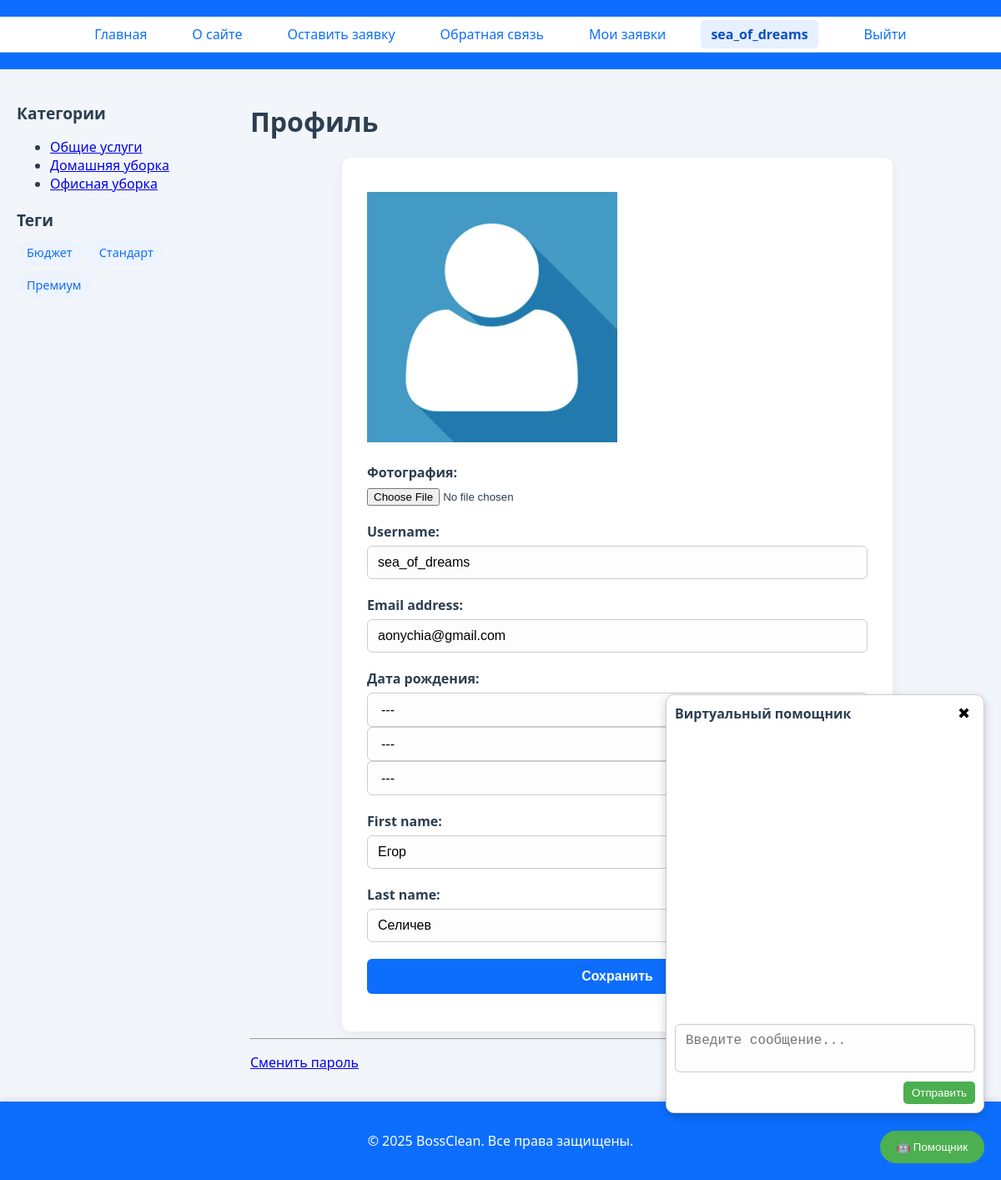
/users/profile/ (signed in), run on the app's committed database.
### users/models.py (models this page shows)
class User(AbstractUser):
    photo = models.ImageField(upload_to="users/%Y/%m/%d/", blank=True, null=True, verbose_name="Фотография")
    date_birth = models.DateField(blank=True, null=True, verbose_name="Дата рождения")
    class Meta:
        verbose_name = 'Пользователь'
        verbose_name_plural = 'Пользователи'

### places/models.py (models this page shows, shortened)
class ServiceCategory(models.Model):
    name = models.CharField(max_length=100, verbose_name='Название категории')
    slug = models.SlugField(unique=True, verbose_name='URL')
    def get_absolute_url(self):
        return reverse('category', kwargs={'cat_slug': self.slug})
    class Meta:
        verbose_name = 'Категория'
        verbose_name_plural = 'Категории'

class TagService(models.Model):
    tag = models.CharField(max_length=100, db_index=True, verbose_name="Название тега")
    slug = models.SlugField(max_length=255, unique=True, db_index=True, verbose_name="URL")
    def get_absolute_url(self):
        return reverse('tag', kwargs={'tag_slug': self.slug})

### users/views.py (the view, shortened to what this page needs)
# urls.py: path('profile/', views.ProfileUser.as_view(), name='profile'),
class ProfileUser(LoginRequiredMixin, UpdateView):
    model = get_user_model()
    form_class = ProfileUserForm
    template_name = 'users/profile.html'
    extra_context = {'title': "Профиль пользователя", 'default_image': settings.DEFAULT_USER_IMAGE}
    def get_object(self, queryset=None):
        return self.request.user

### users/forms.py
class ProfileUserForm(forms.ModelForm):
    class Meta:
        model = get_user_model()
        fields = ['photo', 'username', 'email', 'date_birth', 'first_name', 'last_name']
        widgets = {
            'date_birth': forms.SelectDateWidget(
                years=range(datetime.date.today().year - 100, datetime.date.today().year - 5)
            )
        }

### places/templatetags/cleaning_tags.py (called while the page is built)
@register.inclusion_tag('places/list_categories.html')
def show_categories(cat_selected=0):
    cats = ServiceCategory.objects.all()
    return {"cats": cats, "cat_selected": cat_selected}

@register.inclusion_tag('places/includes/tag_block.html')
def show_all_tags():
    return {"tags": TagService.objects.all()}

### users/context_processors.py (called while the page is built)
def get_main_menu(request):
    return {'mainmenu': menu}

### users/templates/users/profile.html (shortened to what this page needs)
{% extends 'base.html' %}
{% block content %}
<h1>Профиль</h1>
<form method="post" enctype="multipart/form-data">
   {% if user.photo %}
       <p><img src="{{ user.photo.url }}" width="300">
   {% else %}
       <p><img src="{{ default_image }}" width="300">
   {% endif %}
  {% for f in form %}
    <p><label class="form-label" for="{{ f.id_for_label }}">{{ f.label }}:</label> {{ f }}</p>
  {% endfor %}
  <p><button type="submit">Сохранить</button></p>
</form>
    <hr>
<p><a href="{% url 'users:password_change' %}">Сменить пароль</a></p>
{% endblock %}

### places/templates/base.html (shortened to what this page needs)
<!DOCTYPE html>
<html lang="ru">
<head>
    {% load static %}
    {% load cleaning_tags %}
    <link rel="stylesheet" href="{% static 'places/css/styles.css' %}">
</head>
<body>
    <div class="wrapper">
        <header>
            <nav  class="main-menu">
                <ul>
                    {% for m in mainmenu %}
                        <li class="{% if m.url_name == active_page %}selected{% endif %}">
                            <a href="{% url m.url_name %}">{{ m.title }}</a>
                        </li>
                    {% endfor %}
                    {% if user.is_authenticated %}
                        <li class="last {% if request.path == '/my_orders/' %}selected{% endif %}">
                            <a href="{% url 'my_orders' %}">Мои заявки</a>
                        </li>
                        <li class="last {% if request.path == '/users/profile/' %}selected{% endif %}">
                            <a href="{% url 'users:profile' %}">{{ user.username }}</a> |
                        </li>
                        <li class="last">
                            <a href="{% url 'users:logout' %}">Выйти</a>
                          </li>
                    {% endif %}
                </ul>
            </nav>
        </header>
        <div class="main-layout">
            <aside class="sidebar">
                <h3>Категории</h3>
                {% show_categories cat_selected %}
                <h3>Теги</h3>
                {% show_all_tags %}
            </aside>
            <main class="content">
                {% block content %}{% endblock %}
            </main>
        </div>
    </div>
    <footer>
        <p>&copy; 2025 BossClean. Все права защищены.</p>
    </footer>
    {% include "places/includes/yandexgpt.html" %}
</body>
</html>

### places/templates/places/list_categories.html
<ul class="category-list">
    {% for cat in cats %}
        {% if cat.id == cat_selected %}
            <li class="selected">{{ cat.name }}</li>
        {% else %}
            <li><a href="{{ cat.get_absolute_url }}">{{ cat.name }}</a></li>
        {% endif %}
    {% endfor %}
</ul>

### places/templates/places/includes/tag_block.html
{% if tags %}
<div class="tags">
    {% for t in tags %}
        <a href="{{ t.get_absolute_url }}" class="tag">{{ t.tag }}</a>
    {% endfor %}
</div>
{% endif %}

### places/static/places/css/styles.css (style rules this page uses)
html, body { font-family: 'Segoe UI', sans-serif; background-color: #f2f6fa; color: #2c3e50; height: 100%; margin: 0; padding: 0; }
.wrapper { min-height: 100%; display: flex; flex-direction: column; }
.main-layout { flex: 1; display: flex; padding: 20px; }
header { background-color: #0d6efd; color: white; padding: 20px 0; text-align: center; }
nav { background-color: #ffffff; border-bottom: 1px solid #ddd; }
nav ul { display: flex; justify-content: center; flex-wrap: wrap; list-style: none; margin: 0; padding: 10px 0; }
nav ul li { margin: 0 15px; }
nav ul li a { color: #0d6efd; font-size: 1rem; padding: 6px 12px; text-decoration: none; border-radius: 5px; transition: background-color 0.2s; }
nav ul li.selected a { font-weight: bold; background-color: #e6f0ff; color: #084fc7; }
footer { background-color: #0d6efd; color: white; text-align: center; padding: 20px 0; font-size: 1rem; box-shadow: 0 -2px 8px rgba(0, 0, 0, 0.1); }
.main-layout { display: flex; gap: 30px; padding: 20px; flex-wrap: wrap; }
.sidebar { flex: 0 0 250px; }
.content { flex: 1; }
.sidebar h3 { font-size: 1.2rem; margin-bottom: 10px; }
.tags { display: flex; flex-wrap: wrap; gap: 8px; margin-top: 10px; }
.tag { background-color: #edf4ff; color: #0d6efd; padding: 6px 12px; border-radius: 20px; font-size: 0.9rem; text-decoration: none; transition: background-color 0.3s; }
form { max-width: 600px; margin: 0 auto; background-color: #ffffff; border-radius: 10px; padding: 25px 30px; box-shadow: 0 4px 16px rgba(0, 0, 0, 0.06); }
form p { margin-bottom: 20px; }
label.form-label { display: block; margin-bottom: 6px; font-weight: 600; color: #2c3e50; }
input[type="text"], input[type="email"], input[type="date"], select, textarea { width: 100%; padding: 10px 12px; font-size: 1rem; border: 1px solid #ccc; border-radius: 6px; background-color: #fdfdfd; box-sizing: border-box; transition: border-color 0.3s; }
button[type="submit"] { width: 100%; padding: 12px; background-color: #0d6efd; border: none; color: white; font-weight: bold; font-size: 1rem; border-radius: 6px; cursor: pointer; transition: background-color 0.3s ease; }

### data on the page
User: username "sea_of_dreams", form "sea_of_dreams" "aonychia@gmail.com" "Егор" "Селичев"
ServiceCategory: name "Общие услуги"
ServiceCategory: name "Домашняя уборка"
ServiceCategory: name "Офисная уборка"
TagService: tag "Бюджет"
TagService: tag "Стандарт"
TagService: tag "Премиум"

### other printed values
{{ m.title }} "Главная" "О сайте" "Оставить заявку" "Обратная связь"
{{ f.label }} "Фотография" "Username" "Email address" "Дата рождения" "First name" "Last name"
